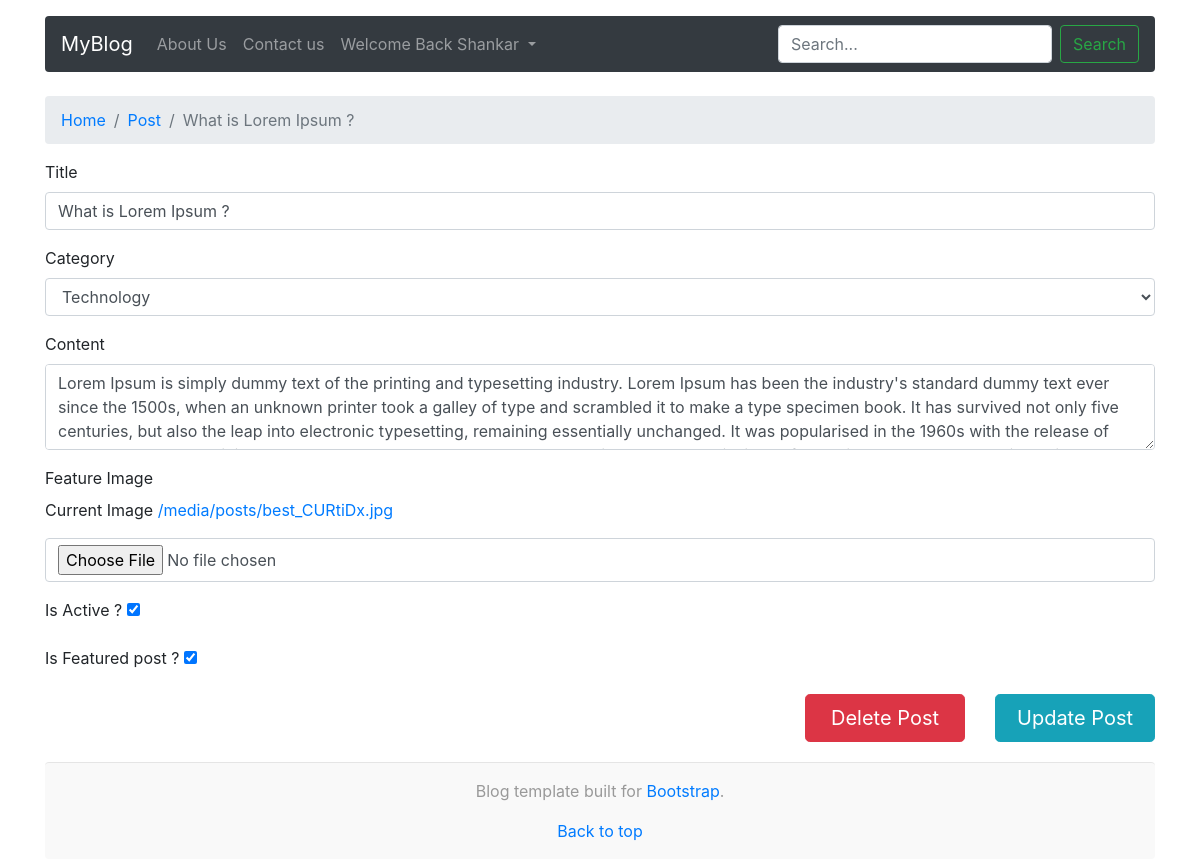
The app's page /update/what-is-lorem-ipsum (signed in), older data.
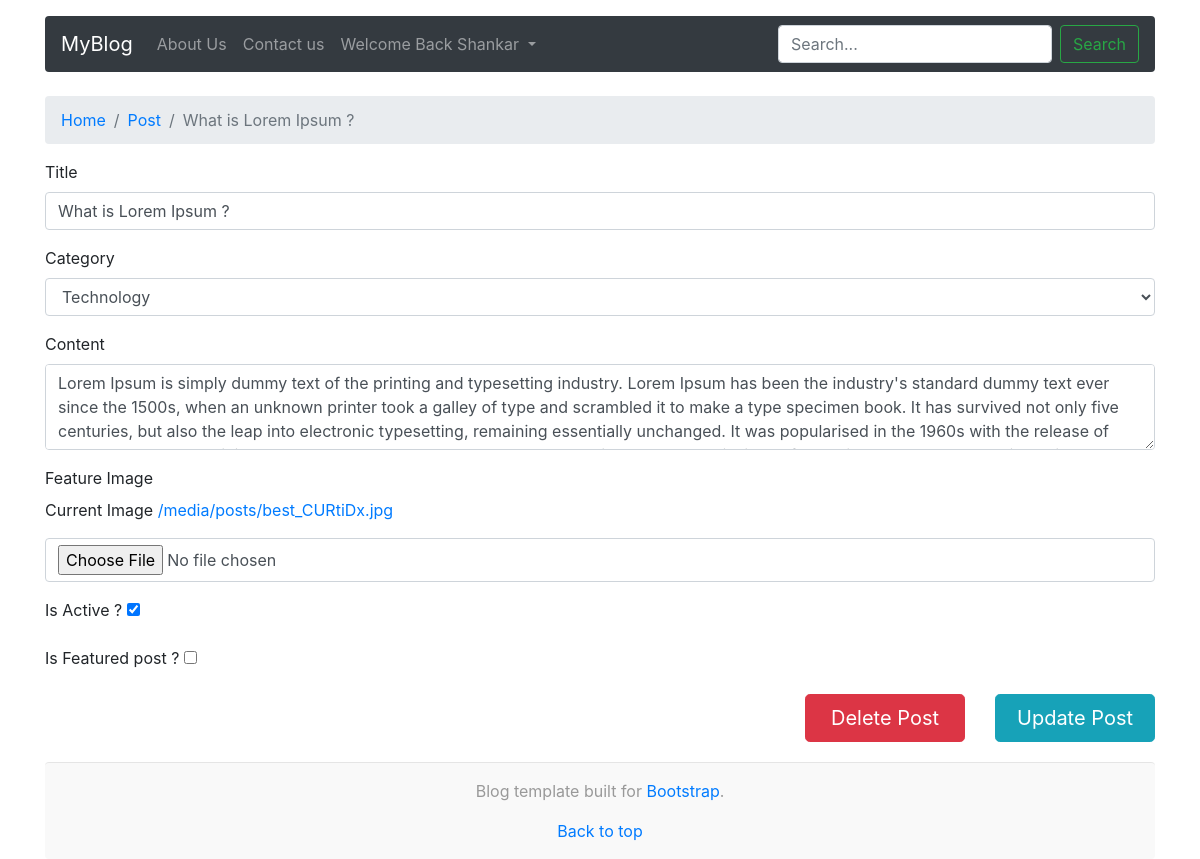
The same page, newer data.
### post/models.py (models this page shows, shortened)
class Blog_Post(models.Model):
    title = models.CharField(max_length=254, unique=True)
    slug = models.SlugField(max_length=254, unique=True)
    author = models.ForeignKey(User, on_delete=models.CASCADE)
    category = models.ForeignKey(Category, on_delete=models.CASCADE)
    content = models.TextField()
    image = models.ImageField(upload_to="posts/")
    created_at = models.DateTimeField(auto_now_add=True)
    is_active = models.BooleanField(default=True)
    is_featured = models.BooleanField(default=False)
    class Meta:
        verbose_name = "Blog Post"
        verbose_name_plural = "Blog Posts"

### post/views.py (the view)
# urls.py: path('update/<str:slug>', views.editPost, name="update"),
@login_required(login_url="/login")
def editPost(request, slug):
    post = Blog_Post.objects.get(slug=slug)
    if request.method == "POST":
        form = createPostForm(request.POST, request.FILES, instance=post)
        if form.is_valid():
            form.save()
        messages.success(request, "Post Updated Successfully.")
        return HttpResponseRedirect('/profile')
    else:
        form = createPostForm(instance=post)
    context = {
        'form':form,
        'editable_post':post,
    }
    return render(request, 'post/edit-post.html', context)

### post/forms.py
class createPostForm(forms.ModelForm):
    title = forms.CharField(
        max_length=200,
        required=True,
        widget=forms.TextInput(
            attrs={
                'class': 'form-control'
            }
        )
    )
    category = forms.ModelChoiceField(
        queryset=Category.objects.all().filter(is_active=True),
        widget=forms.Select(
            attrs={
                'class': 'form-control',
            }
        )
    )
    content = forms.CharField(
        required=True,
        widget=forms.Textarea(
            attrs={
                'class': 'form-control',
                'rows':'3'
            }
        )
    )
    image = forms.ImageField(
        required=True,
        widget=forms.FileInput(
            attrs={
                'class': 'form-control',
            }
        )
    )
    is_active = forms.BooleanField(required=False,initial=True)
    is_featured = forms.BooleanField(required=False,initial=False)
    class Meta:
        model = Blog_Post
        fields = ['title','category', 'content', 'image','is_featured', 'is_active']

### post/models.py (called while the page is built)
    def __str__(self):
        return self.name

### post/templates/post/edit-post.html (shortened to what this page needs)
{% extends 'post/header.html' %}
{% block body %}
<div class="container mt-4">
    <div class="row">
        <div class="col-md-12 order-md-1">
            <nav aria-label="breadcrumb">
                <ol class="breadcrumb">
                    <li class="breadcrumb-item"><a href="/">Home</a></li>
                    <li class="breadcrumb-item"><a href="#">Post</a></li>
                    <li class="breadcrumb-item active" aria-current="page">{{editable_post.title}}</li>
                </ol>
            </nav>
            <form action="{% url 'update' editable_post.slug %}" class="needs-validation" enctype="multipart/form-data"
                method="POST">
                <div class="row">
                    <div class="col-md-12 mb-3">
                        <label for="firstName">Title</label>
                        {{form.title}}
                    </div>
                </div>
                <div class="mb-3">
                    <label for="lastName">Category</label>
                    {{form.category}}
                </div>
                <div class="mb-3">
                    <label for="email">Content </label>
                    <textarea class="form-control" name="content" id="content" cols="30"
                        rows="3">{{editable_post.content}}</textarea>
                </div>
                <div class="mb-3">
                    <label for="image">Feature Image </label>
                    <p>Current Image <a href="{{editable_post.image.url}}"
                            target="_blank">{{editable_post.image.url}}</a></p>
                    {{form.image}}
                </div>
                <div class="mb-3">
                    <label for="is_active">Is Active ? </label>
                    {{form.is_active}}
                </div>
                <div class="mb-3">
                    <label for="is_featured">Is Featured post ? </label>
                    {{form.is_featured}}
                </div>
                <div class="row d-flex justify-content-end">
                    <div class="col-md-2 ml-0 ">
                        <a class="btn btn-danger btn-lg btn-block" href="{% url 'delete' editable_post.slug %}">Delete
                            Post</a>
                    </div>
                    <div class="col-md-2 ml-0 ">
                        <button class="btn btn-info btn-lg btn-block" type="submit">Update Post</button>
                    </div>
                </div>
            </form>
        </div>
    </div>
</div>
{% endblock body%}

Row changes from the older to the newer data that the page shows:
changed Blog_Post "What is Lorem Ipsum ?": is_featured "☑" → "☐"
